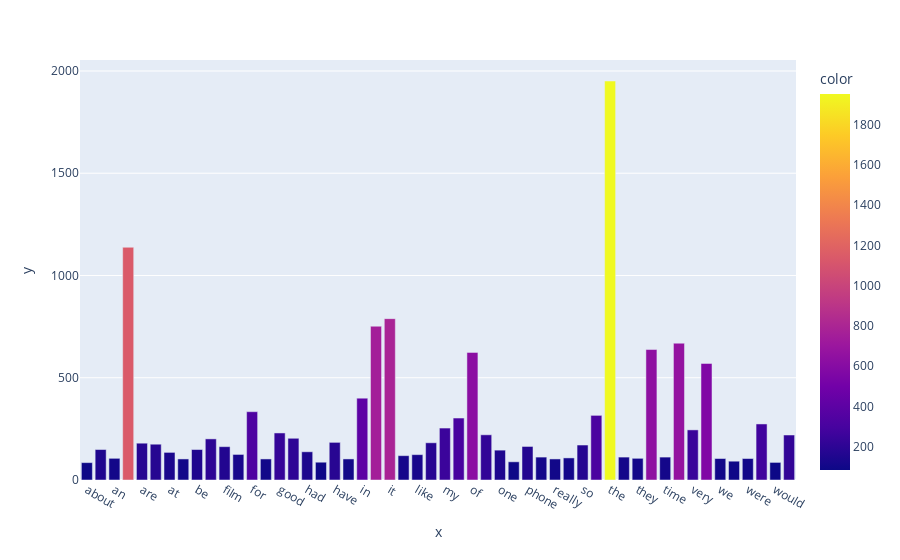

Notebook code for this chart:
### Code cell
# show the top 1% most frequent terms, 52 terms in this case

import plotly.express as px
import plotly.graph_objects as go


percentage = 99
threshold = np.percentile(term_frequencies, percentage)
print(threshold)

df_count_partial = np.array(count_vect.get_feature_names_out())[term_frequencies >= threshold]
term_frequencies_partial = term_frequencies[term_frequencies >= threshold]
# plot and set the color to be the term frequency
fig = px.bar(x=df_count_partial, y=term_frequencies_partial, color=term_frequencies_partial)
fig.show()

### Figure 1 — Plotly figure (JSON) as saved in the notebook; plotly's stock layout.template omitted (floating-point values rounded to 4 significant figures)
{"data": [{"alignmentgroup": "True", "hovertemplate": "x=%{x}<br>y=%{y}<br>color=%{marker.color}<extra></extra>", "legendgroup": "", "marker": {"color": [85, 149, 106, 1138, 180, 175, 135, 103, 149, 201, 163, 125, 334, 103, 230, 204, 138, 87, 184, 103, 400, 752, 789, 119, 124, 182, 254, 303, 624, 221, 146, 89, 164, 112, 103, 108, 171, 316, 1951, 112, 106, 638, 112, 669, 245, 570, 105, 92, 105, 274, 86, 220], "coloraxis": "coloraxis", "pattern": {"shape": ""}}, "name": "", "offsetgroup": "", "orientation": "v", "showlegend": false, "textposition": "auto", "type": "bar", "x": ["about", "all", "an", "and", "are", "as", "at", "bad", "be", "but", "film", "food", "for", "from", "good", "great", "had", "has", "have", "if", "in", "is", "it", "just", "like", "movie", "my", "not", "of", "on", "one", "out", "phone", "place", "really", "service", "so", "that", "the", "there", "they", "this", "time", "to", "very", "was", "we", "well", "were", "with", "would", "you"], "xaxis": "x", "y": [85, 149, 106, 1138, 180, 175, 135, 103, 149, 201, 163, 125, 334, 103, 230, 204, 138, 87, 184, 103, 400, 752, 789, 119, 124, 182, 254, 303, 624, 221, 146, 89, 164, 112, 103, 108, 171, 316, 1951, 112, 106, 638, 112, 669, 245, 570, 105, 92, 105, 274, 86, 220], "yaxis": "y"}], "layout": {"barmode": "relative", "coloraxis": {"colorbar": {"title": {"text": "color"}}, "colorscale": [[0, "#0d0887"], [0.1111, "#46039f"], [0.2222, "#7201a8"], [0.3333, "#9c179e"], [0.4444, "#bd3786"], [0.5556, "#d8576b"], [0.6667, "#ed7953"], [0.7778, "#fb9f3a"], [0.8889, "#fdca26"], [1, "#f0f921"]]}, "legend": {"tracegroupgap": 0}, "margin": {"t": 60}, "xaxis": {"anchor": "y", "domain": [0, 1], "title": {"text": "x"}}, "yaxis": {"anchor": "x", "domain": [0, 1], "title": {"text": "y"}}}}
